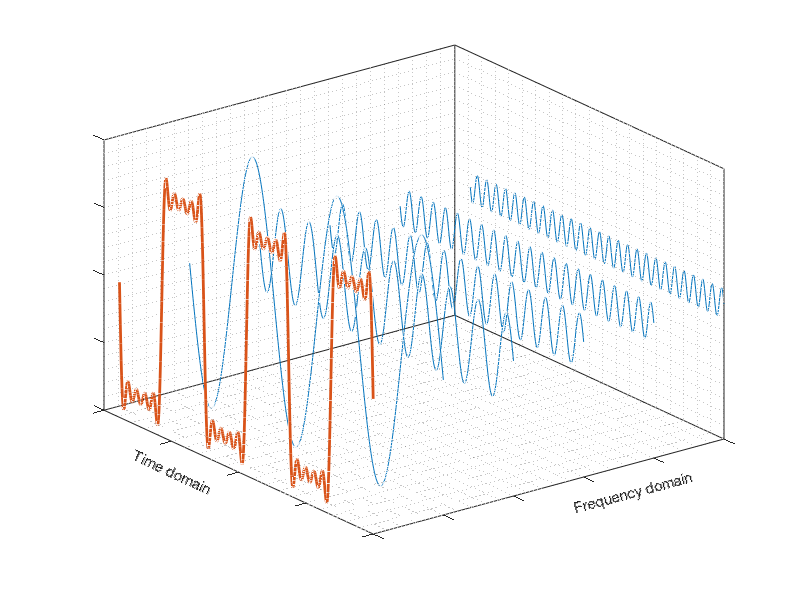

MATLAB code to generate this figure:
clear; close all; clc;
% This script creates the necessary sinusoidal waves to make a figure to
% explain that adding sinusoidal waves can form a wave with nice features

%%%%%%%%%%%%%%%%% User Input %%%%%%%%%%%%%%%%%%%%%%%%
amountOfWaves = 5;
%%%%%%%%%%%%%%%%%%%%%%%%%%%%%%%%%%%%%%%%%%%%%%%%%%%%%

range = 0:0.01*pi:6*pi;

addedSine = zeros(size(range));
waveList = zeros(amountOfWaves, length(range));

for i = 0:amountOfWaves-1
    no = (1+i*2);
    newWave = 1/no*sin(no*range);
    % Save the new wave in the waveList
    waveList(i+1,:) = newWave;    
end

% Make the 3D plot
figure
stdColormap = lines;
plot3( zeros(size(range)), range, sum(waveList),'color',stdColormap(2,:),'linewidth',2)

set(gca,...
'XTickLabel','', ...
'YTickLabel','', ...
'ZTickLabel','')
hold on
grid minor
box on

for i = 1: amountOfWaves
    plot3( ones(size(range))*i, range, waveList(i,:), 'color',stdColormap(1,:))
end

xlabel('Frequency domain','rotation',15)
ylabel('Time domain','rotation',-25)